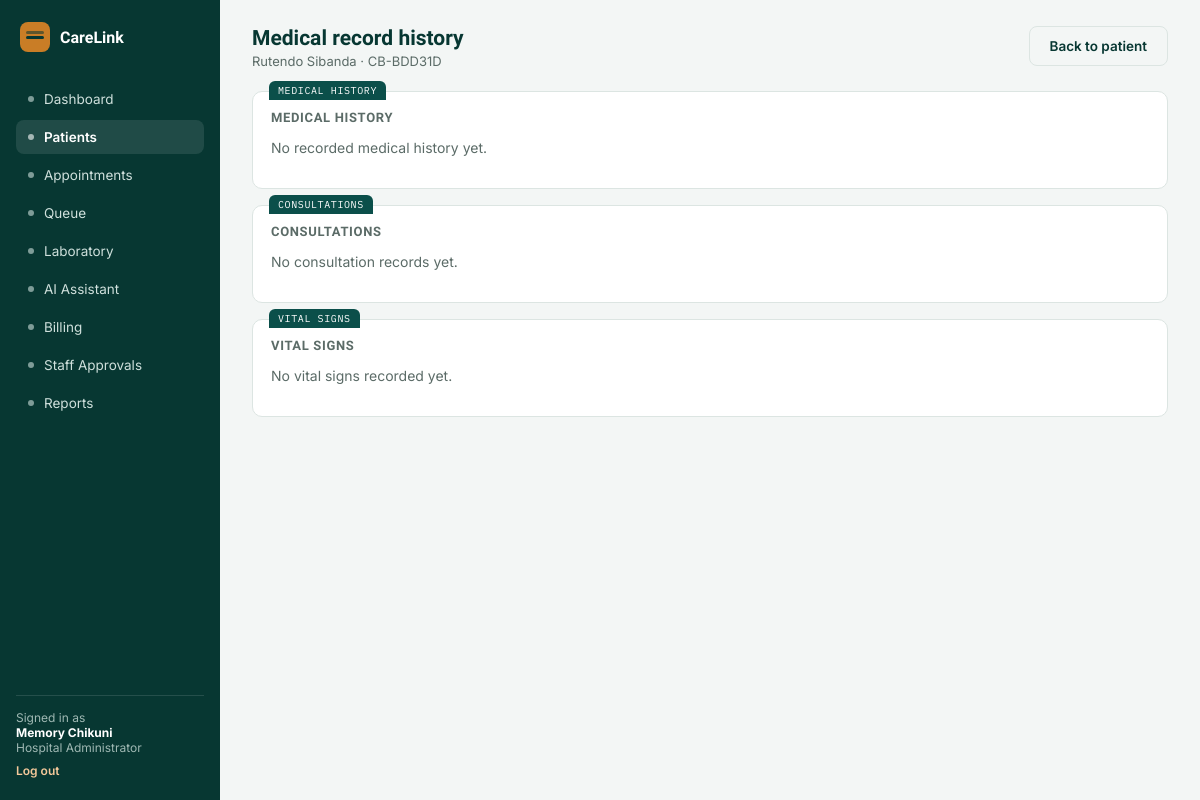
The page /patients/2/history/ (signed in) on the database its author committed.
### accounts/models.py (models this page shows, shortened)
class User(AbstractUser):
    class Role(models.TextChoices):
        ADMIN = "ADMIN", "Hospital Administrator"
        DOCTOR = "DOCTOR", "Doctor"
        RECEPTIONIST = "RECEPTIONIST", "Receptionist"
        LAB_TECHNICIAN = "LAB_TECHNICIAN", "Laboratory Technician"
    role = models.CharField(max_length=20, choices=Role.choices, default=Role.RECEPTIONIST)
    staff_id = models.CharField(max_length=20, unique=True, null=True, blank=True)
    department = models.CharField(max_length=100, blank=True)
    is_approved = models.BooleanField(
        default=False,
        help_text="Staff accounts must be approved by a Hospital Administrator before they can log in.",
    )

### patients/models.py (models this page shows, shortened)
class Patient(models.Model):
    class Sex(models.TextChoices):
        FEMALE = "F", "Female"
        MALE = "M", "Male"
    patient_id = models.CharField(max_length=12, unique=True, default=generate_patient_id, editable=False)
    full_name = models.CharField(max_length=150)
    date_of_birth = models.DateField()
    sex = models.CharField(max_length=1, choices=Sex.choices)
    phone_number = models.CharField(max_length=20, blank=True)
    next_of_kin = models.CharField(max_length=150, blank=True, help_text="Name and phone number")
    allergies = models.CharField(max_length=255, blank=True)
    chronic_conditions = models.CharField(max_length=255, blank=True)
    notes = models.TextField(blank=True)
    registered_at = models.DateTimeField(auto_now_add=True)
    registered_by = models.ForeignKey(
        "accounts.User", on_delete=models.SET_NULL, null=True, related_name="patients_registered"
    )
    class Meta:
        ordering = ["-registered_at"]

### patients/views.py (the view)
# urls.py: path("patients/<int:pk>/history/", patient_views.medical_record_history, name="medical_record_history"),
@login_required
@require_GET
def medical_record_history(request, pk):
    patient = get_object_or_404(Patient, pk=pk)
    if request.user.role == User.Role.RECEPTIONIST:
        messages.error(request, "This record is restricted to authorised clinical staff.")
        return redirect("patient_list")
    history = MedicalHistory.objects.filter(patient=patient).select_related("recorded_by").order_by("-updated_at")
    consultations = ConsultationRecord.objects.filter(patient=patient).select_related("doctor", "created_by").order_by("-consultation_datetime")
    vital_signs = VitalSigns.objects.filter(patient=patient).select_related("recorded_by").order_by("-recorded_at")
    return render(
        request,
        "patients/medical_record_history.html",
        {"patient": patient, "history": history, "consultations": consultations, "vital_signs": vital_signs},
    )

### templates/patients/medical_record_history.html
{% extends "base.html" %}
{% block content %}
<div class="topbar">
  <div><h1>Medical record history</h1><p>{{ patient.full_name }} · {{ patient.patient_id }}</p></div>
  <a class="btn ghost" href="{% url 'patient_detail' patient.pk %}">Back to patient</a>
</div>
<div class="card tab" data-tab="MEDICAL HISTORY">
  <h3 class="section">Medical history</h3>
  {% if history %}
    {% for entry in history %}
      <div class="record-box">
        <p><b>Recorded by:</b> {{ entry.recorded_by.get_full_name|default:entry.recorded_by.username|default:"Unknown" }}</p>
        <p><b>Previous conditions:</b> {{ entry.previous_conditions|default:"—" }}</p>
        <p><b>Past illnesses:</b> {{ entry.past_illnesses|default:"—" }}</p>
        <p><b>Previous operations:</b> {{ entry.previous_operations|default:"—" }}</p>
        <p><b>Known allergies:</b> {{ entry.known_allergies|default:"—" }}</p>
        <p><b>Family history:</b> {{ entry.family_history|default:"—" }}</p>
        <p><b>Other information:</b> {{ entry.other_information|default:"—" }}</p>
      </div>
    {% endfor %}
  {% else %}
    <p style="color:var(--muted);">No recorded medical history yet.</p>
  {% endif %}
</div>
<div class="card tab" data-tab="CONSULTATIONS">
  <h3 class="section">Consultations</h3>
  {% if consultations %}
    {% for consultation in consultations %}
      <div class="record-box">
        <p><b>Doctor:</b> {{ consultation.doctor.get_full_name|default:"Unknown" }}</p>
        <p><b>Date:</b> {{ consultation.consultation_datetime|date:"d M Y, H:i" }}</p>
        <p><b>Complaint:</b> {{ consultation.presenting_complaint }}</p>
        <p><b>Symptoms:</b> {{ consultation.symptoms|default:"—" }}</p>
        <p><b>Observations:</b> {{ consultation.clinical_observations|default:"—" }}</p>
        <p><b>Assessment:</b> {{ consultation.assessment|default:"—" }}</p>
        <p><b>Consultation notes:</b> {{ consultation.notes|default:"—" }}</p>
        <p><b>Follow-up:</b> {{ consultation.follow_up_instructions|default:"—" }}</p>
      </div>
    {% endfor %}
  {% else %}
    <p style="color:var(--muted);">No consultation records yet.</p>
  {% endif %}
</div>
<div class="card tab" data-tab="VITAL SIGNS">
  <h3 class="section">Vital signs</h3>
  {% if vital_signs %}
    {% for signs in vital_signs %}
      <div class="record-box">
        <p><b>Recorded:</b> {{ signs.recorded_at|date:"d M Y, H:i" }}</p>
        <p><b>Blood pressure:</b> {{ signs.blood_pressure|default:"—" }}</p>
        <p><b>Temperature:</b> {{ signs.temperature|default:"—" }} °C</p>
        <p><b>Pulse:</b> {{ signs.pulse_rate|default:"—" }} bpm</p>
        <p><b>Respiratory rate:</b> {{ signs.respiratory_rate|default:"—" }} bpm</p>
        <p><b>Oxygen saturation:</b> {{ signs.oxygen_saturation|default:"—" }}%</p>
        <p><b>Weight:</b> {{ signs.weight_kg|default:"—" }} kg</p>
        <p><b>Notes:</b> {{ signs.notes|default:"—" }}</p>
      </div>
    {% endfor %}
  {% else %}
    <p style="color:var(--muted);">No vital signs recorded yet.</p>
  {% endif %}
</div>
{% endblock %}

### templates/base.html (shortened to what this page needs)
{% load static %}
<!DOCTYPE html>
<html lang="en">
<head>
<link rel="stylesheet" href="{% static 'css/style.css' %}">
</head>
<body>
<div class="app">
  <aside class="sidebar">
    <div class="brand"><div class="mark"></div><span>CareLink</span></div>
    {% if user.role == "ADMIN" %}
      <a class="nav-item {% if request.path == '/dashboard/' %}on{% endif %}" href="{% url 'dashboard' %}"><span class="dot"></span>Dashboard</a>
      <a class="nav-item {% if '/patients' in request.path %}on{% endif %}" href="{% url 'patient_list' %}"><span class="dot"></span>Patients</a>
      <a class="nav-item {% if '/appointments' in request.path %}on{% endif %}" href="{% url 'appointment_list' %}"><span class="dot"></span>Appointments</a>
      <a class="nav-item {% if '/queue' in request.path %}on{% endif %}" href="{% url 'queue_dashboard' %}"><span class="dot"></span>Queue</a>
      <a class="nav-item {% if '/laboratory' in request.path %}on{% endif %}" href="{% url 'lab_dashboard' %}"><span class="dot"></span>Laboratory</a>
      <a class="nav-item {% if '/assistant' in request.path %}on{% endif %}" href="{% url 'assistant_chat' %}"><span class="dot"></span>AI Assistant</a>
      <a class="nav-item {% if '/billing' in request.path %}on{% endif %}" href="{% url 'invoice_list' %}"><span class="dot"></span>Billing</a>
      <a class="nav-item {% if '/staff/pending' in request.path %}on{% endif %}" href="{% url 'pending_staff' %}"><span class="dot"></span>Staff Approvals</a>
      <a class="nav-item {% if request.path == '/reports/' %}on{% endif %}" href="{% url 'reports' %}"><span class="dot"></span>Reports</a>
    {% endif %}
    <div class="sidebar-foot">
      Signed in as<br><b style="color:#fff;">{{ user.get_full_name|default:user.username }}</b><br>{{ user.get_role_display }}
      <a href="{% url 'logout' %}">Log out</a>
    </div>
  </aside>
  <main class="main">
    {% block content %}{% endblock %}
  </main>
</div>
</body>
</html>

### static/css/style.css (style rules this page uses)
:root { --bg:#F3F6F5; --surface:#FFFFFF; --primary:#0B4F4A; --primary-dark:#073732; --primary-tint:#E4EEEC; --accent:#C97D26; --accent-tint:#FBEEE0; --danger:#B23A48; --danger-tint:#F7E7E8; --text:#16231F; --muted:#5B6B67; --border:#DCE5E2; --radius:10px; }
* { box-sizing:border-box; }
body { margin:0;background:var(--bg);color:var(--text);font-family:'Inter',Arial,sans-serif;font-size:14px; }
h1,h2,h3 { font-family:'Sora',Arial,sans-serif; }
a { color:inherit;text-decoration:none; }
.app { display:grid;grid-template-columns:220px 1fr;min-height:100vh; }
.sidebar { background:var(--primary-dark);color:#fff;padding:22px 16px;display:flex;flex-direction:column;gap:4px; }
.brand { display:flex;align-items:center;gap:10px;margin-bottom:26px;padding:0 4px; }
.brand .mark { width:30px;height:30px;border-radius:8px;background:var(--accent);position:relative;flex:none; }
.brand .mark::after { content:"";position:absolute;left:6px;top:14px;width:18px;height:3px;background:var(--primary-dark);border-radius:2px; }
.brand .mark::before { content:"";position:absolute;left:6px;top:9px;width:18px;height:3px;background:var(--primary-dark);border-radius:2px;opacity:.55; }
.brand span { font-family:'Sora',Arial,sans-serif;font-weight:600;font-size:16px;color:#fff; }
.nav-item { display:flex;align-items:center;gap:10px;padding:9px 12px;border-radius:8px;color:#CFE0DC;font-size:13.5px; }
.nav-item.on { background:rgba(255,255,255,.1);color:#fff;font-weight:600; }
.nav-item .dot { width:6px;height:6px;border-radius:50%;background:currentColor;opacity:.6;flex:none; }
.sidebar-foot { margin-top:auto;padding-top:14px;border-top:1px solid rgba(255,255,255,.12);font-size:12px;color:#9FB8B3; }
.sidebar-foot a { display:block;margin-top:8px;color:#F3C89A;font-weight:600; }
.main { padding:26px 32px;max-width:1100px; }
.topbar { display:flex;justify-content:space-between;align-items:flex-start;margin-bottom:22px;flex-wrap:wrap;gap:12px; }
.topbar h1 { font-size:21px;margin:0 0 3px;color:var(--primary-dark); }
.topbar p { margin:0;color:var(--muted);font-size:13px; }
.card { background:var(--surface);border:1px solid var(--border);border-radius:var(--radius);position:relative;padding:18px;margin-bottom:16px; }
.card.tab::before { content:attr(data-tab);position:absolute;top:-11px;left:16px;background:var(--primary);color:#fff;font-family:'IBM Plex Mono',monospace;font-size:10px;letter-spacing:.06em;padding:3px 9px;border-radius:6px 6px 0 0; }
h3.section { font-size:13px;text-transform:uppercase;letter-spacing:.05em;color:var(--muted);margin:0 0 12px;font-weight:600; }
.btn { border:none;border-radius:8px;padding:11px 20px;font-size:13.5px;font-weight:600;cursor:pointer;font-family:'Inter',Arial,sans-serif;display:inline-block; }
.btn.ghost { background:transparent;color:var(--primary-dark);border:1px solid var(--border); }

### rows shown on the page
User: get_full_name "Memory Chikuni", role "Hospital Administrator"
Patient: full_name "Rutendo Sibanda", patient_id "CB-BDD31D"
